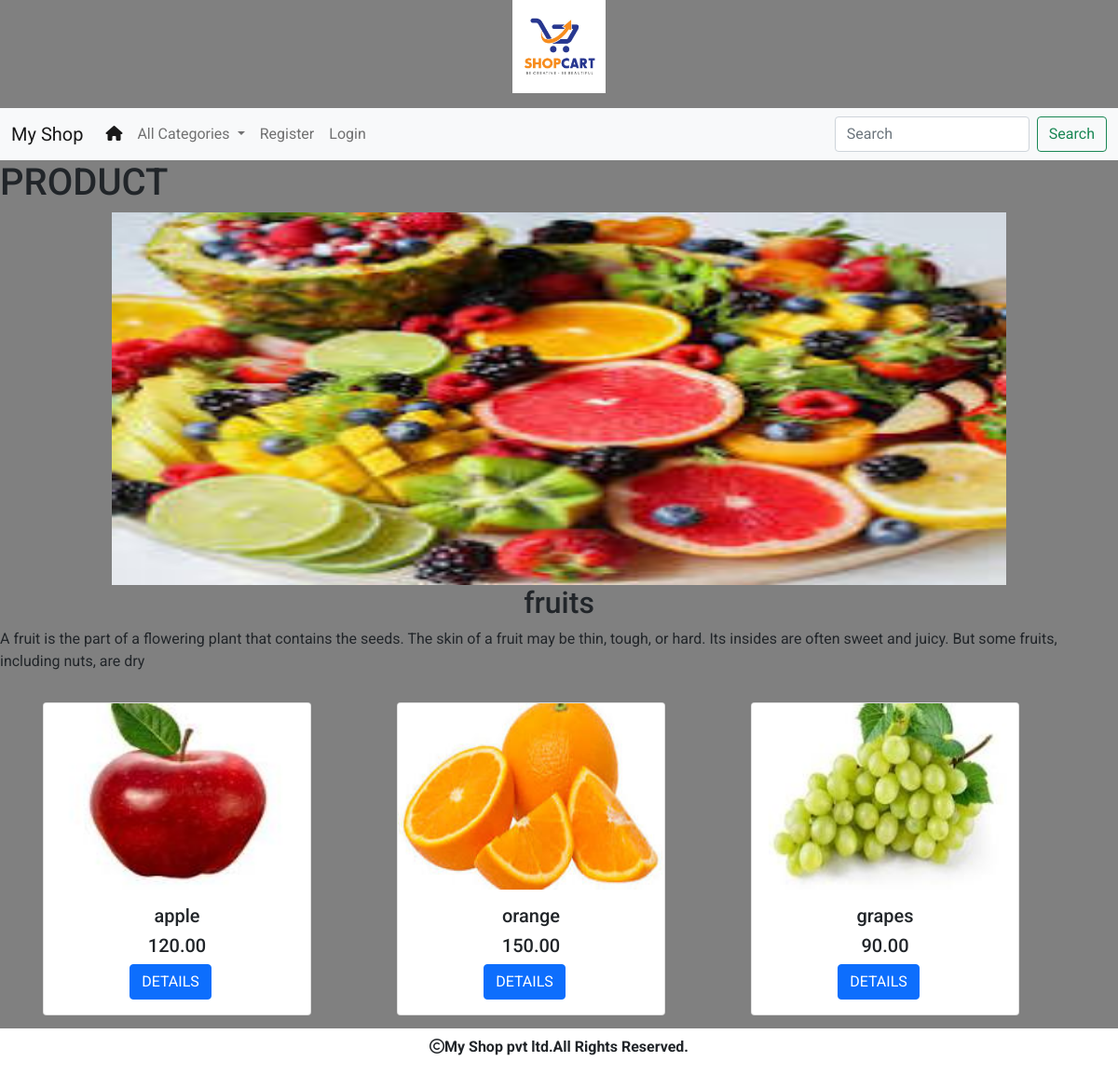
/product/fruits, run on the app's committed database.
### shop/models.py (models this page shows, shortened)
class Category(models.Model):
    name=models.CharField(max_length=200)
    desc=models.TextField()
    img=models.ImageField(upload_to='shop/categories',blank=True,null=True)

class Product(models.Model):
    name=models.CharField(max_length=200)
    desc=models.TextField()
    img=models.ImageField(upload_to='shop/product',blank=True,null=True)
    price=models.DecimalField(max_digits=10,decimal_places=2)
    category=models.ForeignKey(Category,on_delete=models.CASCADE)
    stock=models.IntegerField()
    available=models.BooleanField(default=True)
    created=models.DateTimeField(auto_now_add=True)
    updated=models.DateTimeField(auto_now=True)

### shop/views.py (the view)
# urls.py: path('product/<p>',views.allproducts,name="allproducts"),
def allproducts(request,p):
    c=Category.objects.get(name=p)
    a=Product.objects.filter(category=c)
    return render(request,'product.html',{'cate':c,'prod':a})

### cart/context_processors.py (called while the page is built, shortened)
def productcount(request):
    item_count=0
    return{'count':item_count}

### shop/context_processors.py (called while the page is built)
def menu_links(request):
    c=Category.objects.all()
    return {'links':c}

### template/product.html
{% extends 'base.html' %}
{% load static %}
{% block context %}
<h1>PRODUCT</h1>
<img src="{{cate.img.url}}" width="80%" height="400px" style="display:block;margin-left:auto;margin-right:auto;">
<h2 class="text-center">{{cate.name}}</h2>
<p>{{cate.desc}}</p>
<div class="container mb-5">
  <div class="row">
    {% for i in prod %}
    <div class="col-lg-4 p-3">
      <div class="card" style="width: 18rem;">
        <img src="{{i.img.url}}" class="card-img-top" height="200px" alt="...">
        <div class="card-body">
          <h5 class="card-title text-center">{{i.name}}</h5>
          <h5 class="card-title text-center">{{i.price}}</h5>
          <a href="{% url 'shop:prod' i.name %}" class="btn btn-primary" style="position:relative;left:30%;">DETAILS</a>
        </div>
      </div>
    </div>
    {% endfor %}
  </div>
</div>
{% endblock %}

### static/css/a.css (style rules this page uses)
body { background-color:grey; font-family: 'Roboto', sans-serif; }

### data on the page
Category: img (picture), name "fruits", desc "A fruit is the part of a flowering plant that contains the seeds. The skin of a fruit may be thin, tough, or hard. Its insides are often sweet and juicy. But some fruits, including nuts, are dry"
Product: img (picture), name "apple", price "120.00"
Product: img (picture), name "orange", price "150.00"
Product: img (picture), name "grapes", price "90.00"
